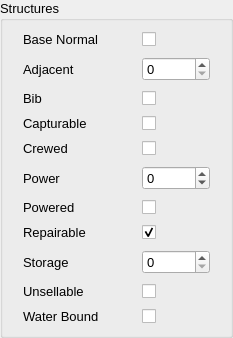
             <widget class="QGroupBox" name="structuresGroupBox">
              <property name="font">
               <font>
                <pointsize>10</pointsize>
               </font>
              </property>
              <property name="title">
               <string>Structures</string>
              </property>
              <layout class="QFormLayout" name="formLayout_4">
               <property name="horizontalSpacing">
                <number>40</number>
               </property>
               <property name="verticalSpacing">
                <number>10</number>
               </property>
               <property name="leftMargin">
                <number>20</number>
               </property>
               <property name="rightMargin">
                <number>20</number>
               </property>
               <item row="0" column="0">
                <widget class="QLabel" name="baseNormalLabel">
                 <property name="text">
                  <string>Base Normal </string>
                 </property>
                </widget>
               </item>
               <item row="0" column="1">
                <widget class="QCheckBox" name="baseNormalCheckBox">
                 <property name="toolTip">
                  <string>Considered for building adjacency checks (def=yes)?</string>
                 </property>
                 <property name="text">
                  <string/>
                 </property>
                 <property name="property_name" stdset="0">
                  <string>base_normal</string>
                 </property>
                </widget>
               </item>
               <item row="1" column="0">
                <widget class="QLabel" name="adjacentLabel">
                 <property name="text">
                  <string>Adjacent</string>
                 </property>
                </widget>
               </item>
               <item row="1" column="1">
                <widget class="QSpinBox" name="adjacentSpinBox">
                 <property name="toolTip">
                  <string>Distance allowed to place from other buildings (def=1)</string>
                 </property>
                 <property name="maximum">
                  <number>10</number>
                 </property>
                 <property name="property_name" stdset="0">
                  <string>adjacent</string>
                 </property>
                </widget>
               </item>
               <item row="2" column="0">
                <widget class="QLabel" name="bibLabel">
                 <property name="text">
                  <string>Bib</string>
                 </property>
                </widget>
               </item>
               <item row="2" column="1">
                <widget class="QCheckBox" name="bibCheckBox">
                 <property name="toolTip">
                  <string>Should the building have an attached bib (def=no)?</string>
                 </property>
                 <property name="text">
                  <string/>
                 </property>
                 <property name="property_name" stdset="0">
                  <string>bib</string>
                 </property>
                </widget>
               </item>
               <item row="3" column="0">
                <widget class="QLabel" name="capturableLabel">
                 <property name="text">
                  <string>Capturable</string>
                 </property>
                </widget>
               </item>
               <item row="3" column="1">
                <widget class="QCheckBox" name="capturableCheckBox">
                 <property name="toolTip">
                  <string>Can this building be infiltrated by a spy/engineer (def=no)?</string>
                 </property>
                 <property name="text">
                  <string/>
                 </property>
                 <property name="property_name" stdset="0">
                  <string>capturable</string>
                 </property>
                </widget>
               </item>
               <item row="4" column="0">
                <widget class="QLabel" name="crewedLabel">
                 <property name="text">
                  <string>Crewed</string>
                 </property>
                </widget>
               </item>
               <item row="4" column="1">
                <widget class="QCheckBox" name="crewedCheckBox">
                 <property name="toolTip">
                  <string>Does it contain a crew that can escape (def=no)?</string>
                 </property>
                 <property name="text">
                  <string/>
                 </property>
                 <property name="property_name" stdset="0">
                  <string>crewed</string>
                 </property>
                </widget>
               </item>
               <item row="5" column="0">
                <widget class="QLabel" name="powerLabel">
                 <property name="text">
                  <string>Power</string>
                 </property>
                </widget>
               </item>
               <item row="5" column="1">
                <widget class="QSpinBox" name="powerSpinBox">
                 <property name="toolTip">
                  <string>Power output [positive for output, negative for drain] (def=0)</string>
                 </property>
                 <property name="minimum">
                  <number>-20000</number>
                 </property>
                 <property name="maximum">
                  <number>20000</number>
                 </property>
                 <property name="singleStep">
                  <number>20</number>
                 </property>
                 <property name="property_name" stdset="0">
                  <string>power</string>
                 </property>
                </widget>
               </item>
               <item row="6" column="0">
                <widget class="QLabel" name="poweredLabel">
                 <property name="text">
                  <string>Powered</string>
                 </property>
                </widget>
               </item>
               <item row="6" column="1">
                <widget class="QCheckBox" name="poweredCheckBox">
                 <property name="toolTip">
                  <string>Does it require power to function (def=no)?</string>
                 </property>
                 <property name="text">
                  <string/>
                 </property>
                 <property name="property_name" stdset="0">
                  <string>powered</string>
                 </property>
                </widget>
               </item>
               <item row="7" column="0">
                <widget class="QLabel" name="repairableLabel">
                 <property name="text">
                  <string>Repairable</string>
                 </property>
                </widget>
               </item>
               <item row="7" column="1">
                <widget class="QCheckBox" name="repairableCheckBox">
                 <property name="toolTip">
                  <string>Can it be repaired (def=yes)?</string>
                 </property>
                 <property name="text">
                  <string/>
                 </property>
                 <property name="checked">
                  <bool>true</bool>
                 </property>
                 <property name="property_name" stdset="0">
                  <string>repairable</string>
                 </property>
                </widget>
               </item>
               <item row="8" column="0">
                <widget class="QLabel" name="storageLabel">
                 <property name="text">
                  <string>Storage</string>
                 </property>
                </widget>
               </item>
               <item row="9" column="0">
                <widget class="QLabel" name="unsellableLabel">
                 <property name="text">
                  <string>Unsellable</string>
                 </property>
                </widget>
               </item>
               <item row="9" column="1">
                <widget class="QCheckBox" name="unsellableCheckBox">
                 <property name="toolTip">
                  <string>Cannot sell this building (even if it can be built)?</string>
                 </property>
                 <property name="text">
                  <string/>
                 </property>
                 <property name="property_name" stdset="0">
                  <string>unsellable</string>
                 </property>
                </widget>
               </item>
               <item row="10" column="0">
                <widget class="QLabel" name="waterBoundLabel">
                 <property name="text">
                  <string>Water Bound</string>
                 </property>
                </widget>
               </item>
               <item row="10" column="1">
                <widget class="QCheckBox" name="waterBoundCheckBox">
                 <property name="toolTip">
                  <string>Is this building placed on water only (def=no)?</string>
                 </property>
                 <property name="text">
                  <string/>
                 </property>
                 <property name="property_name" stdset="0">
                  <string>water_bound</string>
                 </property>
                </widget>
               </item>
               <item row="8" column="1">
                <widget class="QSpinBox" name="storageSpinBox">
                 <property name="toolTip">
                  <string>The number of credits this building can store (def=0)</string>
                 </property>
                 <property name="maximum">
                  <number>10000</number>
                 </property>
                 <property name="singleStep">
                  <number>500</number>
                 </property>
                 <property name="property_name" stdset="0">
                  <string>storage</string>
                 </property>
                </widget>
               </item>
              </layout>
             </widget>
